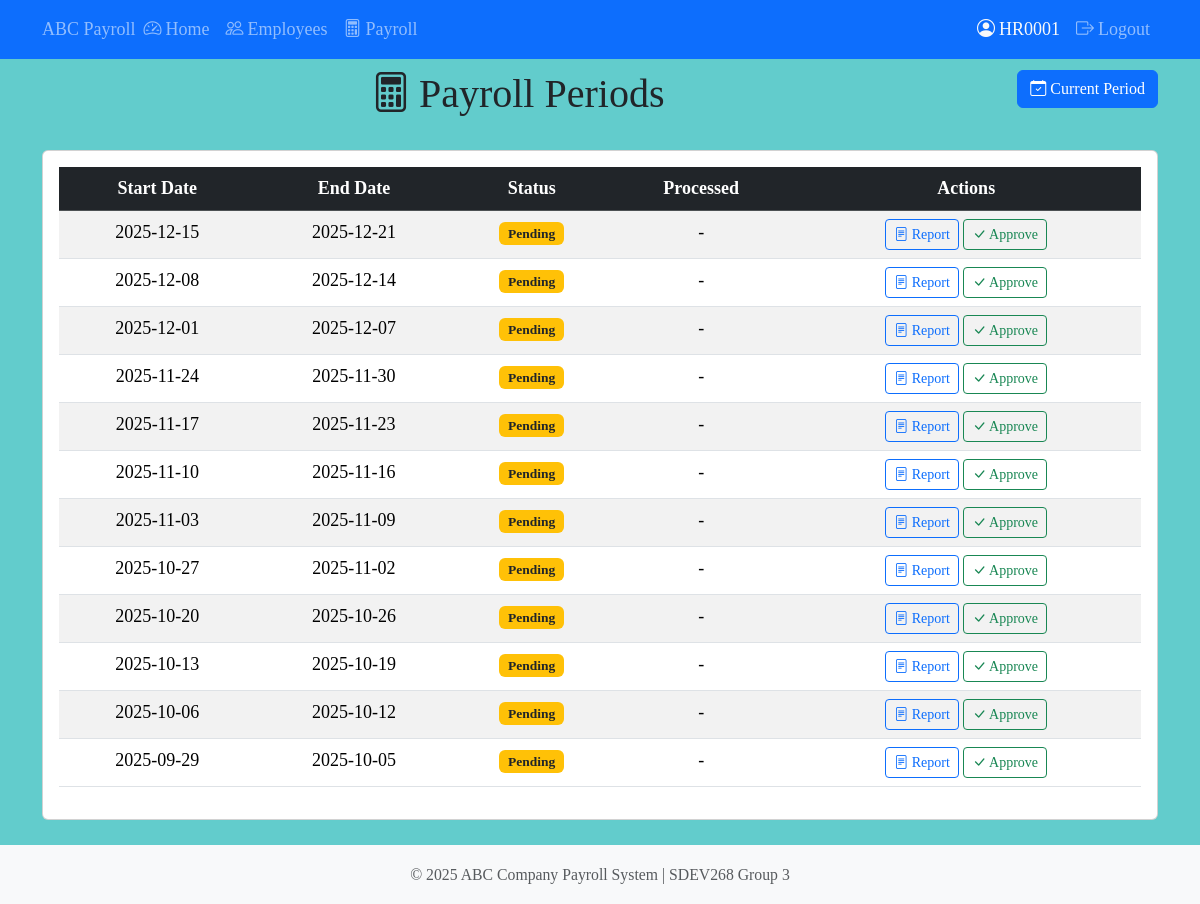
The page /payroll/ (signed in) on the database its author committed.
### tables this page shows
CREATE TABLE payroll_periods (
    payroll_id INTEGER PRIMARY KEY AUTOINCREMENT,
    period_start_date TEXT NOT NULL,
    period_end_date TEXT NOT NULL,
    processed_date TEXT,
    is_locked INTEGER NOT NULL DEFAULT 0,
    processed_by TEXT,
    created_date TEXT NOT NULL DEFAULT (datetime('now', 'localtime')),
    UNIQUE(period_start_date, period_end_date),
    CHECK (date(period_end_date) >= date(period_start_date))
);

### src/routes/payroll.py (the view)
@bp.route("/")
@admin_required
def payroll_list():
    success, message, periods = payroll_controller.get_all_payroll_periods()
    return render_template("payroll/payroll_list.html", periods=periods)

### src/controllers/payroll_controller.py (called while the page is built)
    def get_all_payroll_periods(
        self, include_locked: bool = True
    ) -> tuple[bool, str, list[PayrollPeriod]]:
        try:
            periods = PayrollPeriod.get_all(include_locked=include_locked)
            return True, f"Retrieved {len(periods)} payroll periods", periods
        except Exception as e:
            return False, f"Error retrieving payroll periods: {e!s}", []

### src/models/base_model.py (called while the page is built)
    @classmethod
    def get_connection(cls) -> sqlite3.Connection:
        conn = sqlite3.connect(cls.DB_PATH, timeout=30.0)
        conn.row_factory = sqlite3.Row
        return conn

    @classmethod
    def execute_query(cls, query: str, params: tuple = ()) -> list[sqlite3.Row]:
        conn = cls.get_connection()
        cursor = conn.cursor()
        cursor.execute(query, params)
        results = cursor.fetchall()
        conn.close()
        return results

### src/models/payroll.py (called while the page is built, shortened)
    @classmethod
    def get_all(cls, include_locked: bool = True) -> list["PayrollPeriod"]:
        if include_locked:
            query = "SELECT * FROM payroll_periods ORDER BY period_start_date DESC"
            params = ()
        rows = cls.execute_query(query, params)
        return [cls._row_to_payroll_period(row) for row in rows]

    @classmethod
    def _row_to_payroll_period(cls, row: sqlite3.Row) -> "PayrollPeriod":
        return PayrollPeriod(
            payroll_id=row["payroll_id"],
            period_start_date=row["period_start_date"],
            period_end_date=row["period_end_date"],
            processed_date=row["processed_date"],
            is_locked=row["is_locked"],
            processed_by=row["processed_by"],
            created_date=row["created_date"],
        )

### src/routes/payroll.py (called while the page is built)
def admin_required(f):
    from functools import wraps
    @wraps(f)
    def decorated_function(*args, **kwargs):
        if not session.get("user_id"):
            flash("Please log in to access this page.", "error")
            return redirect(url_for("auth.login"))
        if session.get("user_type") != "Admin":
            flash("Admin access required.", "error")
            return redirect(url_for("auth.login"))
        return f(*args, **kwargs)
    return decorated_function

### src/templates/payroll/payroll_list.html (shortened to what this page needs)
{% extends "base.html" %}
{% block content %}
<div class="row mb-4">
    <div class="col">
        <h1><i class="bi bi-calculator me-2"></i>Payroll Periods</h1>
    </div>
    <div class="col-auto">
        <a href="{{ url_for('payroll.current_period') }}" class="btn btn-primary">
            <i class="bi bi-calendar-check me-1"></i>Current Period
        </a>
    </div>
</div>
<div class="card">
    <div class="card-body">
        {% if periods %}
        <div class="table-responsive">
            <table class="table table-striped table-hover">
                <thead class="table-dark">
                    <tr>
                        <th>Start Date</th>
                        <th>End Date</th>
                        <th>Status</th>
                        <th>Processed</th>
                        <th>Actions</th>
                    </tr>
                </thead>
                <tbody>
                    {% for period in periods %}
                    <tr>
                        <td>{{ period.period_start_date }}</td>
                        <td>{{ period.period_end_date }}</td>
                        <td>
                            {% if period.is_locked %}
                                <span class="badge bg-success">Approved</span>
                            {% else %}
                                <span class="badge bg-warning text-dark">Pending</span>
                            {% endif %}
                        </td>
                        <td>
                            {% if period.processed_date %}
                                {{ period.processed_date[:10] }} by {{ period.processed_by }}
                            {% else %}
                                -
                            {% endif %}
                        </td>
                        <td>
                            <a href="{{ url_for('payroll.payroll_report', payroll_id=period.payroll_id) }}"
                               class="btn btn-sm btn-outline-primary">
                                <i class="bi bi-file-text"></i> Report
                            </a>
                            {% if not period.is_locked %}
                            <form method="POST"
                                  action="{{ url_for('payroll.approve_payroll', payroll_id=period.payroll_id) }}"
                                  style="display: inline;">
                                <button type="submit" class="btn btn-sm btn-outline-success"
                                        onclick="return confirm('Approve and lock this payroll period?');">
                                    <i class="bi bi-check-lg"></i> Approve
                                </button>
                            </form>
                            {% endif %}
                        </td>
                    </tr>
                    {% endfor %}
                </tbody>
            </table>
        </div>
        {% endif %}
    </div>
</div>
{% endblock %}

### src/static/css/PayrollStyle.css (style rules this page uses)
body { font-family: 'Times New Roman', serif; text-align: center; font-size: large; background-color: #62cccc; }
button { font-size: large; font-weight: bold; background-color: #ece0e0; border: none; padding: 10px 20px; cursor: pointer; }

### rows shown on the page
payroll_periods: period_start_date "2025-12-15", period_end_date "2025-12-21", is_locked "Pending"
payroll_periods: period_start_date "2025-12-08", period_end_date "2025-12-14", is_locked "Pending"
payroll_periods: period_start_date "2025-12-01", period_end_date "2025-12-07", is_locked "Pending"
payroll_periods: period_start_date "2025-11-24", period_end_date "2025-11-30", is_locked "Pending"
payroll_periods: period_start_date "2025-11-17", period_end_date "2025-11-23", is_locked "Pending"
payroll_periods: period_start_date "2025-11-10", period_end_date "2025-11-16", is_locked "Pending"
payroll_periods: period_start_date "2025-11-03", period_end_date "2025-11-09", is_locked "Pending"
payroll_periods: period_start_date "2025-10-27", period_end_date "2025-11-02", is_locked "Pending"
payroll_periods: period_start_date "2025-10-20", period_end_date "2025-10-26", is_locked "Pending"
payroll_periods: period_start_date "2025-10-13", period_end_date "2025-10-19", is_locked "Pending"
payroll_periods: period_start_date "2025-10-06", period_end_date "2025-10-12", is_locked "Pending"
payroll_periods: period_start_date "2025-09-29", period_end_date "2025-10-05", is_locked "Pending"

### other values the page prints
{{ session.get('username', 'User') }} "HR0001"
